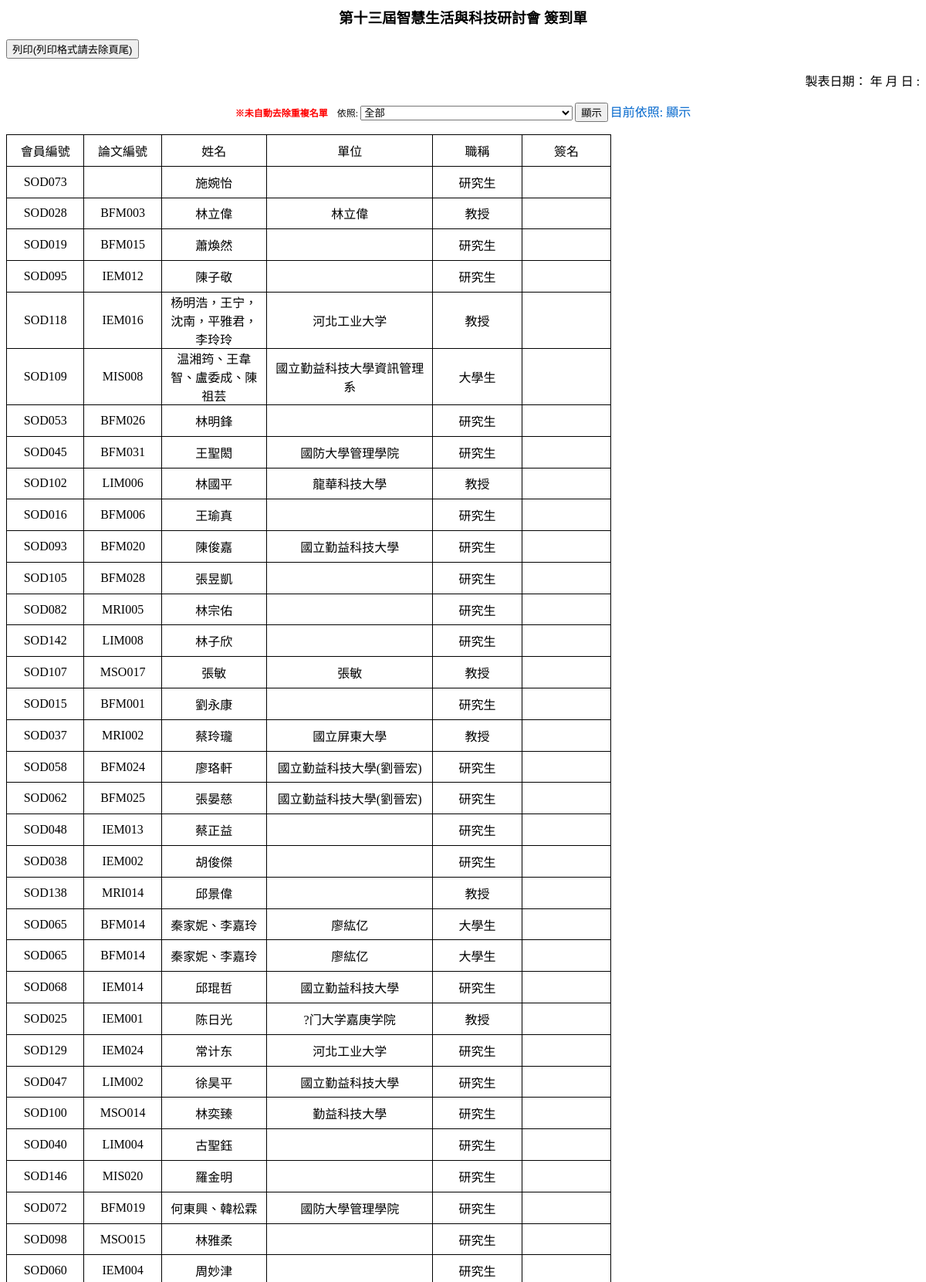
The app's page /admin/registration_list.php (signed in, upper part) with its own data.
### tables this page shows
CREATE TABLE `register` (
  `serial` int(11) NOT NULL auto_increment,
  `id` varchar(255) NOT NULL,
  `reportman1` varchar(255) default NULL,
  `reportman2` varchar(255) default NULL,
  `reportman3` varchar(255) default NULL,
  `reportman4` varchar(255) default NULL,
  `reportman5` varchar(255) default NULL,
  `reportman6` varchar(255) default NULL,
  `position1` varchar(255) default NULL,
  `position2` varchar(255) default NULL,
  `position3` varchar(255) default NULL,
  `position4` varchar(255) default NULL,
  `position5` varchar(255) default NULL,
  `position6` varchar(255) default NULL,
  `papername1` varchar(255) default NULL,
  `papername2` varchar(255) default NULL,
  `papername3` varchar(255) default NULL,
  `papername4` varchar(255) default NULL,
  `papername5` varchar(255) default NULL,
  `papername6` varchar(255) default NULL,
  `paperchinesename1` varchar(255) default NULL,
  `paperchinesename2` varchar(255) default NULL,
  `paperchinesename3` varchar(255) default NULL,
  `paperchinesename4` varchar(255) default NULL,
  `paperchinesename5` varchar(255) default NULL,
  `paperchinesename6` varchar(255) default NULL,
  `category1` varchar(255) default NULL,
  `category2` varchar(255) default NULL,
  `category3` varchar(255) default NULL,
  `category4` varchar(255) default NULL,
  `category5` varchar(255) default NULL,
  `category6` varchar(255) default NULL,
  `papernumber1` varchar(255) default NULL,
  `papernumber2` varchar(255) default NULL,
  `papernumber3` varchar(255) default NULL,
  `papernumber4` varchar(255) default NULL,
  `papernumber5` varchar(255) default NULL,
  `papernumber6` varchar(255) default NULL,
  `eat1` varchar(255) default NULL,
  `eat2` varchar(255) default NULL,
  `eat3` varchar(255) default NULL,
  `eat4` varchar(255) default NULL,
  `eat5` varchar(255) default NULL,
  `eat6` varchar(255) default NULL,
  `receipt1` varchar(255) default NULL,
  `receipt2` varchar(255) default NULL,
  `receipt3` varchar(255) default NULL,
  `receipt4` varchar(255) default NULL,
  `receipt5` varchar(255) default NULL,
  `receipt6` varchar(255) default NULL,
  `uniformno1` varchar(255) default NULL,
  `uniformno2` varchar(255) default NULL,
  `uniformno3` varchar(255) default NULL,
  `uniformno4` varchar(255) default NULL,
  `uniformno5` varchar(255) default NULL,
  `uniformno6` varchar(255) default NULL,
  `plate` varchar(255) default NULL,
  `money` varchar(255) default '0',
  `idchange` varchar(255) NOT NULL default '0',
  `atmchk` varchar(255) NOT NULL default '0',
  `time` varchar(255) default NULL,
  `status` varchar(255) default NULL,
  `eattotal` varchar(255) default NULL,
  `paynumber` varchar(50) default NULL,
  `paynumber1` varchar(50) default NULL,
  `companion` int(2) default NULL,
  `cname1` varchar(255) default NULL,
  `cname2` varchar(255) default NULL,
  `cname3` varchar(255) default NULL,
  `cname4` varchar(255) default NULL,
  `cname5` varchar(255) default NULL,
  `cname6` varchar(255) default NULL,
  `cname7` varchar(255) default NULL,
  `cname8` varchar(255) default NULL,
  `cname9` varchar(255) default NULL,
  `cname10` varchar(255) default NULL,
  `ceat1` varchar(4) default NULL,
  `ceat2` varchar(4) default NULL,
  `ceat3` varchar(4) default NULL,
  `ceat4` varchar(4) default NULL,
  `ceat5` varchar(4) default NULL,
  `ceat6` varchar(4) default NULL,
  `ceat7` varchar(4) default NULL,
  `ceat8` varchar(4) default NULL,
  `ceat9` varchar(4) default NULL,
  `ceat10` varchar(4) default NULL,
  `cposition1` varchar(2) default NULL,
  `cposition2` varchar(2) default NULL,
  `cposition3` varchar(2) default NULL,
  `cposition4` varchar(2) default NULL,
  `cposition5` varchar(2) default NULL,
  `cposition6` varchar(2) default NULL,
  `cposition7` varchar(2) default NULL,
  `cposition8` varchar(2) default NULL,
  `cposition9` varchar(2) default NULL,
  `cposition10` varchar(2) default NULL,
  `testmoney` varchar(2) default NULL,
  PRIMARY KEY  (`serial`)
);

### admin/registration_list.php (the view, shortened to what this page needs)
<?php
include "../db.php";
?>
<html>
<head>
</head>
<body lang=ZH-TW style='tab-interval:24.0pt;text-justify-trim:punctuation'>
<form action="registration_list.php"  method="POST" name="Regist" >
<div class=Section1 style='layout-grid:18.0pt'>
<div align="center"><span style='font-size:14.0pt;font-family:標楷體' ><strong>第十三屆智慧生活與科技研討會 簽到單</strong></span>  </div><input type="button" value="列印(列印格式請去除頁尾)" onClick="javascript:WBControl.ExecWB(7,1)" class="NoPrint">
<p align="right"><span style="font-family: 標楷體"><font size="3">製表日期：
  年
  月
  日
  :
  </font></span></p>
<p class="NoPrint" align=center style='text-align:center'><span class="MsoNormal style1" style="text-align:center"><span class="style3">※未自動去除重複名單</span>　依照: </span>
      <span class="style1">
      <select name="category" id="category" class="NoPrint">
        <option value="全部" > 全部</option>
      </select>
	  <input type="submit" value="顯示" class="NoPrint">
      </span><span class="NoPrint" style="text-align:center"><span class="style2">目前依照:</span>
      <span class="style2">顯示</span>      </span>
</p><table class=MsoTableGrid border=1 cellspacing=0 cellpadding=0
 style='border-collapse:collapse;border:none;mso-border-alt:solid windowtext .5pt;
 mso-yfti-tbllook:480;mso-padding-alt:0cm 5.4pt 0cm 5.4pt;mso-border-insideh:
 .5pt solid windowtext;mso-border-insidev:.5pt solid windowtext'>
 <tr style='mso-yfti-irow:0;mso-yfti-firstrow:yes;height:30.55pt'>
  <td width=85 style='border:solid windowtext 1.0pt;mso-border-alt:
  solid windowtext .5pt;padding:0cm 5.4pt 0cm 5.4pt;height:30.55pt'>
  <p class=MsoNormal align=center style='text-align:center'>會員編號</p></td>
    <td width=85 style='border:solid windowtext 1.0pt;mso-border-alt:
  solid windowtext .5pt;padding:0cm 5.4pt 0cm 5.4pt;height:30.55pt'>
  <p class=MsoNormal align=left style='text-align:center'>論文編號<span lang=EN-US><o:p></o:p></span></p>  </td>
  <td width=80 style='width:80.0pt;border:solid windowtext 1.0pt;border-left:
  none;mso-border-left-alt:solid windowtext .5pt;mso-border-alt:solid windowtext .5pt;
  padding:0cm 5.4pt 0cm 5.4pt;height:30.55pt'>
  <p class=MsoNormal align=center style='text-align:center'>姓名<span lang=EN-US><o:p></o:p></span></p>  </td>
  <td width=150 style='width:150pt;border:solid windowtext 1.0pt;border-left:
  none;mso-border-left-alt:solid windowtext .5pt;mso-border-alt:solid windowtext .5pt;
  padding:0cm 5.4pt 0cm 5.4pt;height:30.55pt'>
  <p class=MsoNormal align=center style='text-align:center'>單位<span lang=EN-US><o:p></o:p></span></p>  </td>
  <td width=100 style='border:solid windowtext 1.0pt;border-left:
  none;mso-border-left-alt:solid windowtext .5pt;mso-border-alt:solid windowtext .5pt;
  padding:0cm 5.4pt 0cm 5.4pt;height:30.55pt'>
  <p class=MsoNormal align=center style='text-align:center'>職稱<span lang=EN-US><o:p></o:p></span></p>  </td>
  <td width=100 style='border:solid windowtext 1.0pt;border-left:
  none;mso-border-left-alt:solid windowtext .5pt;mso-border-alt:solid windowtext .5pt;
  padding:0cm 5.4pt 0cm 5.4pt;height:30.55pt'>
  <p class=MsoNormal align=center style='text-align:center'>簽名<span lang=EN-US><o:p></o:p></span></p>  </td>
 </tr>
<?php
$str="select id,reportman1,reportman2,reportman3,reportman4,reportman5,reportman6,receipt1,receipt2,receipt3,receipt4,receipt5,receipt6,position1 ,position2,position3,position4,position5,position6,category1,category2,category3,category4,category5,category6,papernumber1,papernumber2,papernumber3,papernumber4,papernumber5,papernumber6 from register order by serial ";
$list=mysql_query($str,$link);
while(list($id,$reportman1,$reportman2,$reportman3,$reportman4,$reportman5,$reportman6,$receipt1,$receipt2,$receipt3,$receipt4,$receipt5,$receipt6,$position1,$position2,$position3,$position4,$position5,$position6,$category1,$category2,$category3,$category4,$category5,$category6,$papernumber1,$papernumber2,$papernumber3,$papernumber4,$papernumber5,$papernumber6)=mysql_fetch_row($list))
{
$reportman=$reportman1;
  while ($reportman!=""){
  $reportman=$reportman1;$position=$position1;$receipt=$receipt1;
?>
 <tr style='mso-yfti-irow:1;mso-yfti-lastrow:yes;height:30.6pt'>
  <td width=85 style='border:solid windowtext 1.0pt;border-top:
  none;mso-border-top-alt:solid windowtext .5pt;mso-border-alt:solid windowtext .5pt;
  padding:0cm 5.4pt 0cm 5.4pt;height:30.6pt'>
  <p class=MsoNormal align=center style='text-align:center'><?php echo $id; ?></p>  </td>
  <td width=85 style='border-top:none;border-left:none;border-bottom:
  solid windowtext 1.0pt;border-right:solid windowtext 1.0pt;mso-border-top-alt:
  solid windowtext .5pt;mso-border-left-alt:solid windowtext .5pt;mso-border-alt:
  solid windowtext .5pt;padding:0cm 5.4pt 0cm 5.4pt;height:30.6pt'>
  <p class=MsoNormal align=center style='text-align:center'><?php echo $papernumber1; ?></p>  </td>
  <td width=80 style='border-top:none;border-left:none;
  border-bottom:solid windowtext 1.0pt;border-right:solid windowtext 1.0pt;
  mso-border-top-alt:solid windowtext .5pt;mso-border-left-alt:solid windowtext .5pt;
  mso-border-alt:solid windowtext .5pt;padding:0cm 5.4pt 0cm 5.4pt;height:30.6pt'>
  <p class=MsoNormal align=center style='text-align:center'><?php echo $reportman; ?></p>  </td>
  <td width=150 style='border-top:none;border-left:none;
  border-bottom:solid windowtext 1.0pt;border-right:solid windowtext 1.0pt;
  mso-border-top-alt:solid windowtext .5pt;mso-border-left-alt:solid windowtext .5pt;
  mso-border-alt:solid windowtext .5pt;padding:0cm 5.4pt 0cm 5.4pt;height:30.6pt'>
  <p class=MsoNormal align=left style='text-align:center'><?php echo $receipt; ?></p></td><?php if ($position=="1"){$position="教授";}
if ($position=="2"){$position="研究生";}
if ($position=="3"){$position="大學生";}
if ($position=="4"){$position="一般社會人士";}?>
  <td width=100 style='border-top:none;border-left:none;
  border-bottom:solid windowtext 1.0pt;border-right:solid windowtext 1.0pt;
  mso-border-top-alt:solid windowtext .5pt;mso-border-left-alt:solid windowtext .5pt;
  mso-border-alt:solid windowtext .5pt;padding:0cm 5.4pt 0cm 5.4pt;height:30.6pt'>
  <p class=MsoNormal align=center style='text-align:center'><?php echo $position; ?></p>  </td>
    <td width=100 style='border-top:none;border-left:none;
  border-bottom:solid windowtext 1.0pt;border-right:solid windowtext 1.0pt;
  mso-border-top-alt:solid windowtext .5pt;mso-border-left-alt:solid windowtext .5pt;
  mso-border-alt:solid windowtext .5pt;padding:0cm 5.4pt 0cm 5.4pt;height:30.6pt'>
  <p class=MsoNormal align=center style='text-align:center'><o:p>&nbsp;</o:p></p>  </td>
 </tr>
<?php
$reportman="";
if ($reportman2!=""and $reportman1!=$reportman2)
{$reportman=$reportman2;$position=$position2;$receipt=$receipt2;$reportman2="";$reportman3=$temp3;
}
}
}
?>
</table></form>
</body>
</html>

### admin/registration_list.php (style rules this page uses)
p.MsoNormal, li.MsoNormal, div.MsoNormal { mso-style-parent:""; margin:0cm; margin-bottom:.0001pt; mso-pagination:none; font-size:12.0pt; font-family:"Times New Roman"; mso-fareast-font-family:新細明體; mso-font-kerning:1.0pt; }
div.Section1 { page:Section1; }
.style1 { font-size: 12 }
.style2 { color: #0066CC }
.style3 { color: #FF0000; font-weight: bold; }

### records on screen
register: id "SOD073", reportman1 "施婉怡", position1 "研究生"
register: id "SOD028", papernumber1 "BFM003", reportman1 "林立偉", receipt1 "林立偉", position1 "教授"
register: id "SOD019", papernumber1 "BFM015", reportman1 "蕭煥然", position1 "研究生"
register: id "SOD095", papernumber1 "IEM012", reportman1 "陳子敬", position1 "研究生"
register: id "SOD118", papernumber1 "IEM016", reportman1 "杨明浩，王宁，沈南，平雅君，李玲玲", receipt1 "河北工业大学", position1 "教授"
register: id "SOD109", papernumber1 "MIS008", reportman1 "温湘筠、王韋智、盧委成、陳祖芸", receipt1 "國立勤益科技大學資訊管理系", position1 "大學生"
register: id "SOD053", papernumber1 "BFM026", reportman1 "林明鋒", position1 "研究生"
register: id "SOD045", papernumber1 "BFM031", reportman1 "王聖閎", receipt1 "國防大學管理學院", position1 "研究生"
register: id "SOD102", papernumber1 "LIM006", reportman1 "林國平", receipt1 "龍華科技大學", position1 "教授"
register: id "SOD016", papernumber1 "BFM006", reportman1 "王瑜真", position1 "研究生"
register: id "SOD093", papernumber1 "BFM020", reportman1 "陳俊嘉", receipt1 "國立勤益科技大學", position1 "研究生"
register: id "SOD105", papernumber1 "BFM028", reportman1 "張昱凱", position1 "研究生"
register: id "SOD082", papernumber1 "MRI005", reportman1 "林宗佑", position1 "研究生"
register: id "SOD142", papernumber1 "LIM008", reportman1 "林子欣", position1 "研究生"
register: id "SOD107", papernumber1 "MSO017", reportman1 "張敏", receipt1 "張敏", position1 "教授"
register: id "SOD015", papernumber1 "BFM001", reportman1 "劉永康", position1 "研究生"
register: id "SOD037", papernumber1 "MRI002", reportman1 "蔡玲瓏", receipt1 "國立屏東大學", position1 "教授"
register: id "SOD058", papernumber1 "BFM024", reportman1 "廖珞軒", receipt1 "國立勤益科技大學(劉晉宏)", position1 "研究生"
register: id "SOD062", papernumber1 "BFM025", reportman1 "張晏慈", receipt1 "國立勤益科技大學(劉晉宏)", position1 "研究生"
register: id "SOD048", papernumber1 "IEM013", reportman1 "蔡正益", position1 "研究生"
register: id "SOD038", papernumber1 "IEM002", reportman1 "胡俊傑", position1 "研究生"
register: id "SOD138", papernumber1 "MRI014", reportman1 "邱景偉", position1 "教授"
register: id "SOD065", papernumber1 "BFM014", reportman1 "秦家妮、李嘉玲", receipt1 "廖紘亿", position1 "大學生"
register: id "SOD068", papernumber1 "IEM014", reportman1 "邱琨哲", receipt1 "國立勤益科技大學", position1 "研究生"
register: id "SOD025", papernumber1 "IEM001", reportman1 "陈日光", receipt1 "?门大学嘉庚学院", position1 "教授"
register: id "SOD129", papernumber1 "IEM024", reportman1 "常计东", receipt1 "河北工业大学", position1 "研究生"
register: id "SOD047", papernumber1 "LIM002", reportman1 "徐昊平", receipt1 "國立勤益科技大學", position1 "研究生"
register: id "SOD100", papernumber1 "MSO014", reportman1 "林奕臻", receipt1 "勤益科技大學", position1 "研究生"
register: id "SOD040", papernumber1 "LIM004", reportman1 "古聖鈺", position1 "研究生"
register: id "SOD146", papernumber1 "MIS020", reportman1 "羅金明", position1 "研究生"
register: id "SOD072", papernumber1 "BFM019", reportman1 "何東興、韓松霖", receipt1 "國防大學管理學院", position1 "研究生"
register: id "SOD098", papernumber1 "MSO015", reportman1 "林雅柔", position1 "研究生"
register: id "SOD060", papernumber1 "IEM004", reportman1 "周妙津", position1 "研究生"
